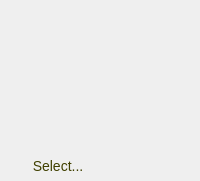
    <widget class="PlayerBox" name="groupBox4" native="true">
     <property name="sizePolicy">
      <sizepolicy hsizetype="Preferred" vsizetype="Preferred">
       <horstretch>12</horstretch>
       <verstretch>20</verstretch>
      </sizepolicy>
     </property>
     <property name="minimumSize">
      <size>
       <width>160</width>
       <height>180</height>
      </size>
     </property>
     <property name="styleSheet">
      <string notr="true"/>
     </property>
     <layout class="QVBoxLayout" name="verticalLayout_7">
      <property name="leftMargin">
       <number>0</number>
      </property>
      <property name="topMargin">
       <number>0</number>
      </property>
      <property name="rightMargin">
       <number>0</number>
      </property>
      <property name="bottomMargin">
       <number>0</number>
      </property>
      <item alignment="Qt::AlignTop">
       <widget class="QWidget" name="widget_19" native="true">
        <property name="layoutDirection">
         <enum>Qt::LeftToRight</enum>
        </property>
        <property name="styleSheet">
         <string notr="true"/>
        </property>
        <layout class="QHBoxLayout" name="horizontalLayout_8">
         <property name="leftMargin">
          <number>0</number>
         </property>
         <property name="topMargin">
          <number>0</number>
         </property>
         <property name="rightMargin">
          <number>0</number>
         </property>
         <property name="bottomMargin">
          <number>0</number>
         </property>
         <item alignment="Qt::AlignLeft|Qt::AlignTop">
          <widget class="QLabel" name="textLabel_Button4">
           <property name="sizePolicy">
            <sizepolicy hsizetype="Fixed" vsizetype="Fixed">
             <horstretch>0</horstretch>
             <verstretch>0</verstretch>
            </sizepolicy>
           </property>
           <property name="minimumSize">
            <size>
             <width>60</width>
             <height>65</height>
            </size>
           </property>
           <property name="styleSheet">
            <string notr="true"/>
           </property>
           <property name="text">
            <string/>
           </property>
           <property name="alignment">
            <set>Qt::AlignRight|Qt::AlignTrailing|Qt::AlignVCenter</set>
           </property>
          </widget>
         </item>
         <item>
          <widget class="MyCashLabel" name="textLabel_Cash4">
           <property name="sizePolicy">
            <sizepolicy hsizetype="Preferred" vsizetype="Preferred">
             <horstretch>0</horstretch>
             <verstretch>0</verstretch>
            </sizepolicy>
           </property>
           <property name="minimumSize">
            <size>
             <width>92</width>
             <height>75</height>
            </size>
           </property>
           <property name="maximumSize">
            <size>
             <width>92</width>
             <height>75</height>
            </size>
           </property>
           <property name="styleSheet">
            <string notr="true">margin-top: 10; margin-right:10; padding-top: 6; padding-left:10; font-size:14px; font-weight:bold; color:#ffff00; background-image:url(:/danuxi1/cash_background.png);
</string>
           </property>
           <property name="text">
            <string/>
           </property>
           <property name="textFormat">
            <enum>Qt::PlainText</enum>
           </property>
           <property name="alignment">
            <set>Qt::AlignLeading|Qt::AlignLeft|Qt::AlignTop</set>
           </property>
           <property name="margin">
            <number>0</number>
           </property>
           <property name="indent">
            <number>0</number>
           </property>
          </widget>
         </item>
        </layout>
       </widget>
      </item>
      <item alignment="Qt::AlignBottom">
       <widget class="QWidget" name="widget_20" native="true">
        <property name="styleSheet">
         <string notr="true"/>
        </property>
        <layout class="QHBoxLayout" name="horizontalLayout_9">
         <property name="spacing">
          <number>0</number>
         </property>
         <property name="leftMargin">
          <number>0</number>
         </property>
         <property name="topMargin">
          <number>0</number>
         </property>
         <property name="rightMargin">
          <number>0</number>
         </property>
         <property name="bottomMargin">
          <number>0</number>
         </property>
         <item>
          <widget class="QWidget" name="widget_23" native="true">
           <property name="sizePolicy">
            <sizepolicy hsizetype="Preferred" vsizetype="Preferred">
             <horstretch>9</horstretch>
             <verstretch>0</verstretch>
            </sizepolicy>
           </property>
           <property name="styleSheet">
            <string notr="true"/>
           </property>
           <layout class="QVBoxLayout" name="verticalLayout_8">
            <property name="spacing">
             <number>0</number>
            </property>
            <property name="leftMargin">
             <number>0</number>
            </property>
            <property name="topMargin">
             <number>0</number>
            </property>
            <property name="rightMargin">
             <number>0</number>
            </property>
            <property name="bottomMargin">
             <number>0</number>
            </property>
            <item alignment="Qt::AlignTop">
             <widget class="QLabel" name="textLabel_Status4">
              <property name="sizePolicy">
               <sizepolicy hsizetype="Preferred" vsizetype="Fixed">
                <horstretch>0</horstretch>
                <verstretch>0</verstretch>
               </sizepolicy>
              </property>
              <property name="minimumSize">
               <size>
                <width>0</width>
                <height>30</height>
               </size>
              </property>
              <property name="styleSheet">
               <string notr="true"/>
              </property>
              <property name="text">
               <string/>
              </property>
              <property name="pixmap">
               <pixmap resource="resources/pokerth.qrc">:/misc/actionpics/action_winner.png</pixmap>
              </property>
              <property name="alignment">
               <set>Qt::AlignCenter</set>
              </property>
             </widget>
            </item>
            <item>
             <widget class="QWidget" name="widget_24" native="true">
              <property name="styleSheet">
               <string notr="true"/>
              </property>
             </widget>
            </item>
            <item alignment="Qt::AlignBottom">
             <widget class="MyActionButton" name="selectPlayer4">
              <property name="enabled">
               <bool>false</bool>
              </property>
              <property name="sizePolicy">
               <sizepolicy hsizetype="Preferred" vsizetype="Fixed">
                <horstretch>0</horstretch>
                <verstretch>0</verstretch>
               </sizepolicy>
              </property>
              <property name="minimumSize">
               <size>
                <width>60</width>
                <height>30</height>
               </size>
              </property>
              <property name="maximumSize">
               <size>
                <width>9999</width>
                <height>30</height>
               </size>
              </property>
              <property name="focusPolicy">
               <enum>Qt::TabFocus</enum>
              </property>
              <property name="toolTip">
               <string>&lt;html&gt;&lt;head/&gt;&lt;body&gt;&lt;p&gt;Select a video for the opponent&lt;/p&gt;&lt;/body&gt;&lt;/html&gt;</string>
              </property>
              <property name="styleSheet">
               <string notr="true">QPushButton {
	border-image: url(:/danuxi1/playeraction_violet.png) 8 8 8 8;
    border-top: 8px transparent;
    border-bottom: 8px transparent;
    border-right: 8px transparent;
    border-left: 8px transparent;
	font-size:14px; color: #e0e000
}
QPushButton:hover {
	border-image: url(://danuxi1/playeraction_violet_hover.png) 8 8 8 8;
    border-top: 8px transparent;
    border-bottom: 8px transparent;
    border-right: 8px transparent;
    border-left: 8px transparent;
	font-size:14px;
	color: #ffff40
}
QPushButton:disabled {
	border-image: url(://danuxi1/playeraction_violet.png) 8 8 8 8;
    border-top: 8px transparent;
    border-bottom: 8px transparent;
    border-right: 8px transparent;
    border-left: 8px transparent;
	font-size:14px;
	color: #404000
}
QPushButton[attention=&quot;start&quot;] {
	border-image: url(:/danuxi1/playeraction_yellow.png) 8 8 8 8;
    border-top: 8px transparent;
    border-bottom: 8px transparent;
    border-right: 8px transparent;
    border-left: 8px transparent;
	font-size:14px;
    color:#ffff00
}
QPushButton:hover[attention=&quot;start&quot;] {
	border-image: url(:/danuxi1/playeraction_yellow_hover.png) 8 8 8 8;
    border-top: 8px transparent;
    border-bottom: 8px transparent;
    border-right: 8px transparent;
    border-left: 8px transparent;
	font-size:14px;
    color:#ffff00
}
</string>
              </property>
              <property name="text">
               <string>Select...</string>
              </property>
             </widget>
            </item>
           </layout>
          </widget>
         </item>
         <item>
          <widget class="QWidget" name="widget_21" native="true">
           <property name="sizePolicy">
            <sizepolicy hsizetype="Fixed" vsizetype="Fixed">
             <horstretch>0</horstretch>
             <verstretch>0</verstretch>
            </sizepolicy>
           </property>
           <property name="minimumSize">
            <size>
             <width>84</width>
             <height>100</height>
            </size>
           </property>
           <property name="maximumSize">
            <size>
             <width>90</width>
             <height>100</height>
            </size>
           </property>
           <property name="baseSize">
            <size>
             <width>90</width>
             <height>100</height>
            </size>
           </property>
           <property name="styleSheet">
            <string notr="true"/>
           </property>
           <widget class="MyCardsPixmapLabel" name="pixmapLabel_card4a">
            <property name="geometry">
             <rect>
              <x>0</x>
              <y>0</y>
              <width>48</width>
              <height>76</height>
             </rect>
            </property>
            <property name="sizePolicy">
             <sizepolicy hsizetype="Fixed" vsizetype="Fixed">
              <horstretch>0</horstretch>
              <verstretch>0</verstretch>
             </sizepolicy>
            </property>
            <property name="minimumSize">
             <size>
              <width>48</width>
              <height>76</height>
             </size>
            </property>
            <property name="styleSheet">
             <string notr="true"/>
            </property>
            <property name="text">
             <string/>
            </property>
           </widget>
           <widget class="MyCardsPixmapLabel" name="pixmapLabel_card4b">
            <property name="geometry">
             <rect>
              <x>21</x>
              <y>5</y>
              <width>48</width>
              <height>76</height>
             </rect>
            </property>
            <property name="sizePolicy">
             <sizepolicy hsizetype="Fixed" vsizetype="Fixed">
              <horstretch>0</horstretch>
              <verstretch>0</verstretch>
             </sizepolicy>
            </property>
            <property name="minimumSize">
             <size>
              <width>48</width>
              <height>76</height>
             </size>
            </property>
            <property name="styleSheet">
             <string notr="true"/>
            </property>
            <property name="text">
             <string/>
            </property>
           </widget>
          </widget>
         </item>
        </layout>
       </widget>
      </item>
     </layout>
    </widget>
